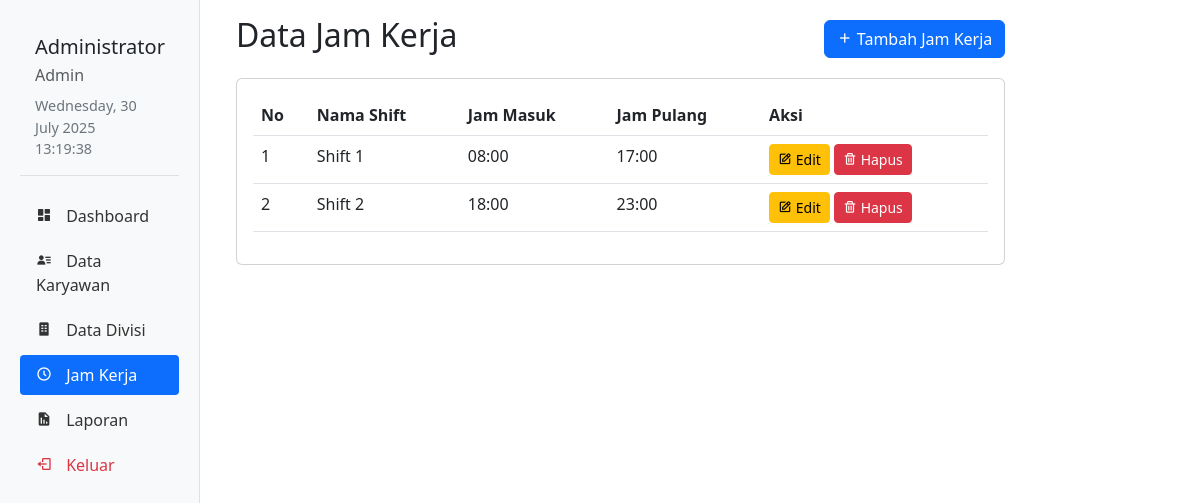
/ABSENSIKARYAWAN/admin/jam_kerja.php (signed in), run on the app's committed database.
### tables this page shows
CREATE TABLE `jam_kerja` (
  `id` int NOT NULL,
  `nama_shift` varchar(50) NOT NULL,
  `jam_masuk` time NOT NULL,
  `jam_pulang` time NOT NULL
);

### ABSENSIKARYAWAN/admin/jam_kerja.php (the view, shortened to what this page needs)
<?php
require_once '../config/database.php';
$query = "SELECT * FROM jam_kerja ORDER BY jam_masuk ASC";
$result = mysqli_query($conn, $query);
?>
<?php include '../includes/header_admin.php'; ?>
<div class="col-md-9 col-lg-10 py-3">
    <div class="container">
        <div class="d-flex justify-content-between align-items-center mb-3">
            <h2>Data Jam Kerja</h2>
            <button type="button" class="btn btn-primary" data-bs-toggle="modal" data-bs-target="#modalTambah">
                <i class='bx bx-plus'></i> Tambah Jam Kerja
            </button>
        </div>
        <div class="card">
            <div class="card-body">
                <div class="table-responsive">
                    <table class="table table-hover">
                        <thead>
                            <tr>
                                <th>No</th>
                                <th>Nama Shift</th>
                                <th>Jam Masuk</th>
                                <th>Jam Pulang</th>
                                <th>Aksi</th>
                            </tr>
                        </thead>
                        <tbody>
                            <?php
                            $no = 1;
                            while ($row = mysqli_fetch_assoc($result)):
                            ?>
                            <tr>
                                <td><?= $no++ ?></td>
                                <td><?= $row['nama_shift'] ?></td>
                                <td><?= date('H:i', strtotime($row['jam_masuk'])) ?></td>
                                <td><?= date('H:i', strtotime($row['jam_pulang'])) ?></td>
                                <td>
                                    <button type="button" class="btn btn-sm btn-warning"
                                            data-bs-toggle="modal"
                                            data-bs-target="#modalEdit<?= $row['id'] ?>">
                                        <i class='bx bx-edit'></i> Edit
                                    </button>
                                    <button type="button" class="btn btn-sm btn-danger"
                                            data-bs-toggle="modal"
                                            data-bs-target="#modalHapus<?= $row['id'] ?>">
                                        <i class='bx bx-trash'></i> Hapus
                                    </button>
                                </td>
                            </tr>
                            <?php endwhile; ?>
                        </tbody>
                    </table>
                </div>
            </div>
        </div>
    </div>
</div>

### data on the page
jam_kerja: nama_shift "Shift 1", jam_masuk "08:00", jam_pulang "17:00"
jam_kerja: nama_shift "Shift 2", jam_masuk "18:00", jam_pulang "23:00"

### other printed values
$_SESSION['nama'] "Admin"
